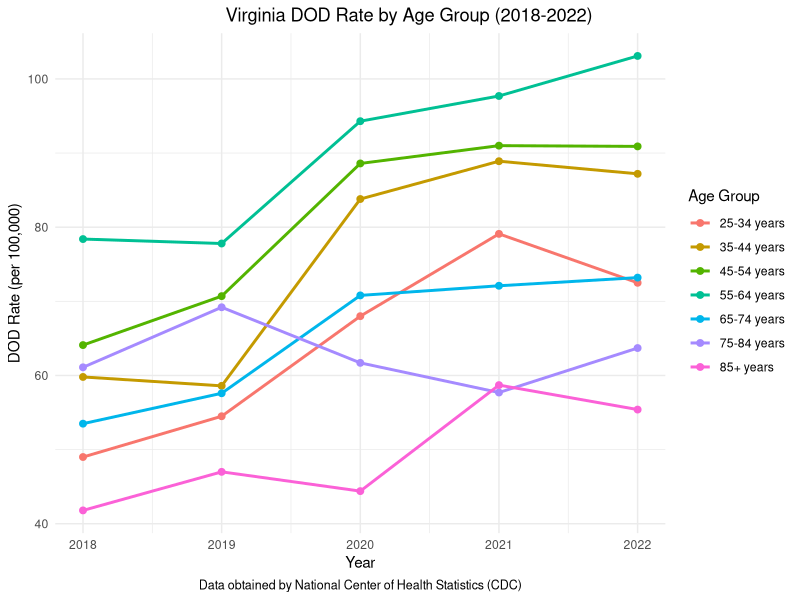

The R source for this figure:
# Load necessary libraries
library(ggplot2)
library(dplyr)
library(here)

#Data Import
VA_DOD_AGE_1822<- read.csv(here("Data/raw_data/MCOD VA 1822", "VA.DOD.AGE.1822.txt"), sep = "\t", header = TRUE)

#Prepare data
VA_DOD_AGE_1822 <- VA_DOD_AGE_1822 %>%
  select(Year,Ten.Year.Age.Groups,Crude.Rate) %>%
  na.omit()

# Create the line plot
ggplot(data = VA_DOD_AGE_1822, aes(x = Year, y = Crude.Rate, color = Ten.Year.Age.Groups, group = Ten.Year.Age.Groups)) +
  geom_line(size = 1) +
  geom_point(size = 2) +
  labs(title = "Virginia DOD Rate by Age Group (2018-2022)",
       x = "Year",
       y = "DOD Rate (per 100,000)",
       color = "Age Group",
       caption = "Data obtained by National Center of Health Statistics (CDC)") +
  theme_minimal() +
  theme(plot.title = element_text(hjust = 0.7),
        plot.caption = element_text(hjust = 0.5, size = 9))
